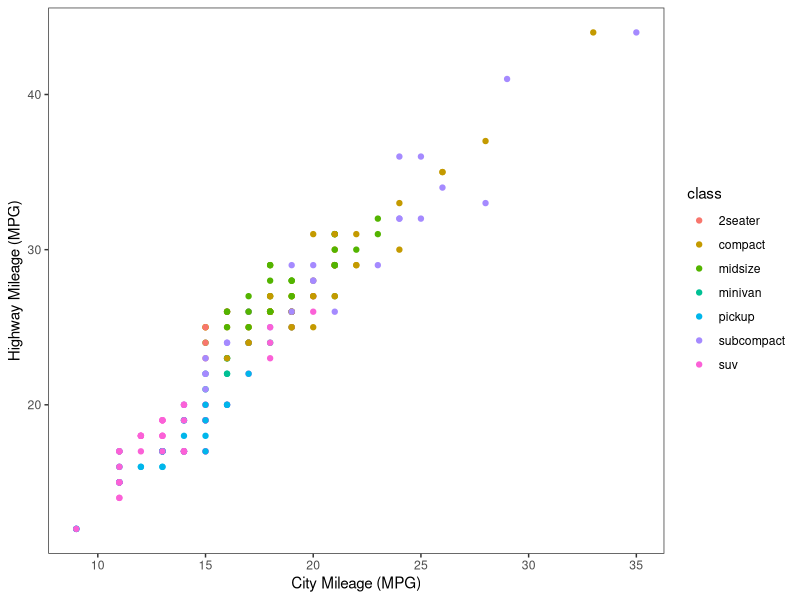
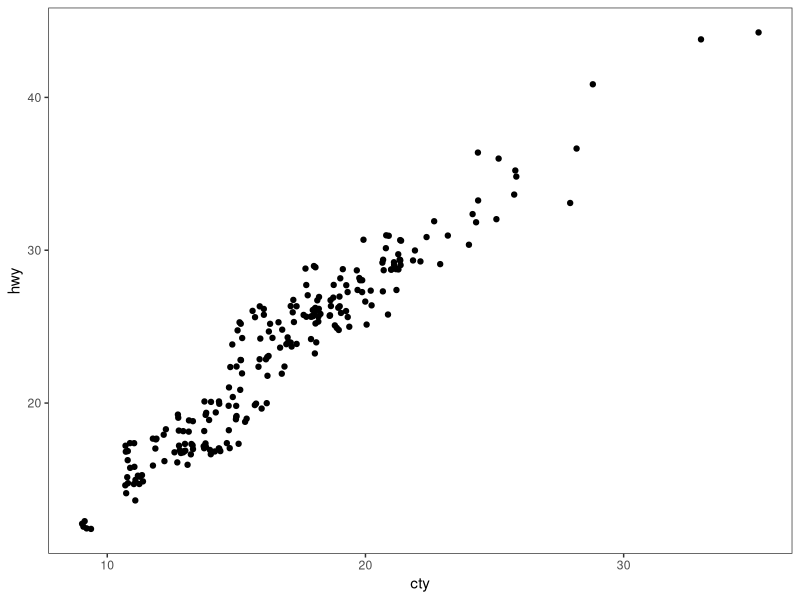
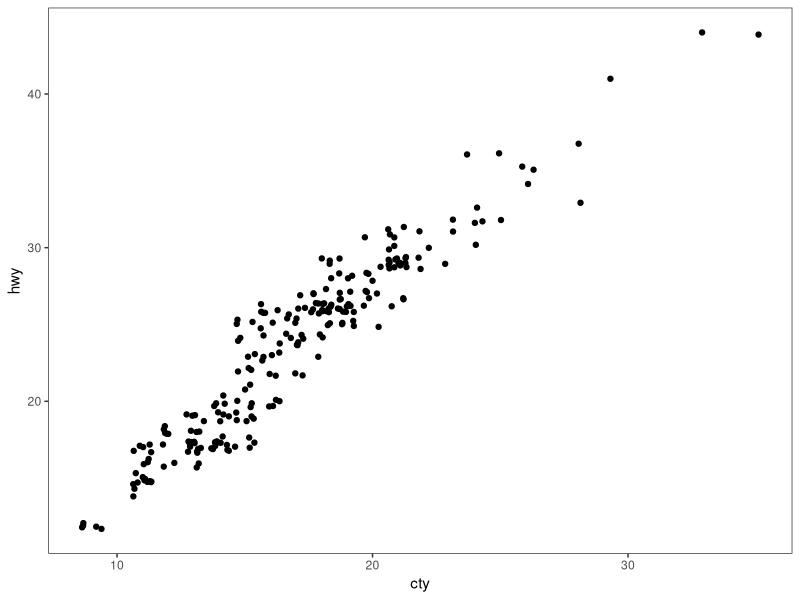
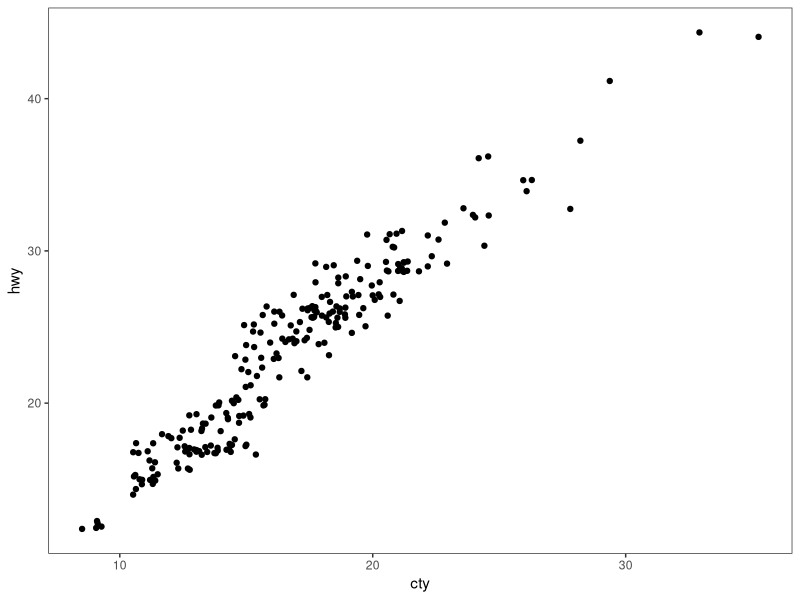
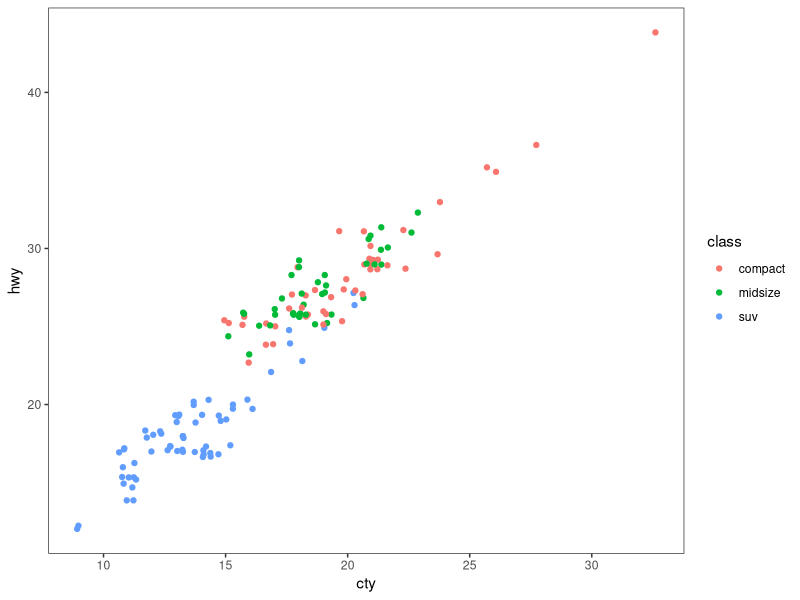
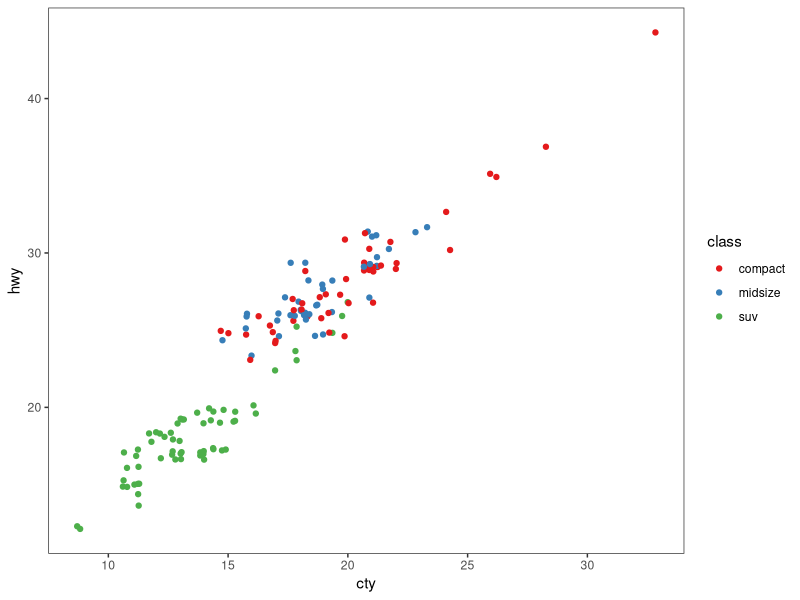
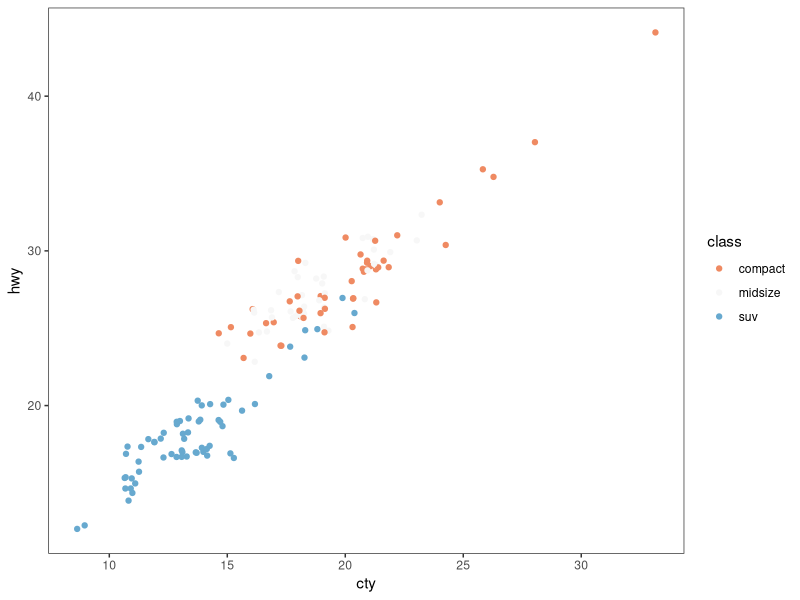
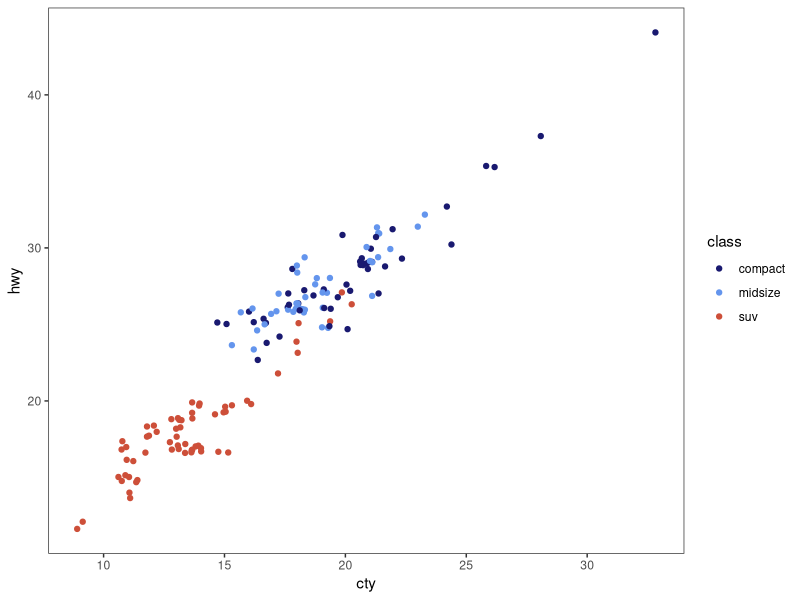

Recreate these plots in R, in order. (Note: this script raises an error after producing the figures.)
# ---------------------------------------------------------- #
#### MODULE 3: Plot even more data!                       ####               
# ---------------------------------------------------------- #

## OBJECTIVE:
# 1. To develop a "grammar of graphics".
# 2. To become comfortable using ggplot2 for exploratory data visualization.


# ---------------------------------------------------------- #
#### SET UP:                                              ####
# ---------------------------------------------------------- #
# REMINDER: In RStudio, open the Rproject for our course (UNCG_DataWrangling), 
# pull any changes from GitHub, and navigate to the branch you created for 
# yourself (just a single branch for the whole semester) in RStudio's Git tab.
# Open this week's assignment in this new branch to complete and submit on GitHub.
# Ideally, you'll commit your answers a bit at a time as you work through
# this assignment, rather than committing all at once at the end.

# Reminder of some helpful resources for graphing in R:
# ggplot Cookbook: http://www.cookbook-r.com/Graphs/
# Official ggplot2 Book: https://ggplot2-book.org/
# Themes in ggplot2: https://ggplot2-book.org/polishing.html#themes

# In ggplot2, aesthetic means “something you can see”. Each aesthetic is a
# mapping between a visual cue and a variable.
# Examples include:
# position (i.e., on the x and y axes)
# color (“outside” color)
# fill (“inside” color)
# shape (of points)
# line type
# size

# Each type of geometric object (geom) accepts only a subset of all aesthetics.
# Refer to the geom help pages to see what mappings each geom accepts. Aesthetic
# mappings are set with the aes() function.

# TASK: We will be using the ggplot2 package for graphing. Fortunately, ggplot2 
# is nested within the tidyverse package (along with many others).
# Start by writing code to load the tidyverse library.
# HINT: see the end of assignment #1 if you forgot how to load a package.
library(tidyverse)

# TASK: Write code below to set your theme to black and white and both your major
# AND minor gridlines to element_blank for all plots you'll be making today.
# HINT: Check back to last week's assignment section 1.9 for setting themes for
# all plots.
theme_set(theme_bw())
theme_update(panel.grid.major = element_blank(),
             panel.grid.minor = element_blank())

# ---------------------------------------------------------- #
#### 1.0 CORRELATION                                      ####
# ---------------------------------------------------------- #

# We learned how to make correlations last week, but it never hurts to get
# more practice! Let's start by using a data set built into ggplot2.
# The mpg dataset looks at the gas efficiency of different cars. Run the following
# code to load the data:
data(mpg, package = "ggplot2")

# TASK: Create a scatterplot (i.e., a dot plot) to relate city and highway mileage.
# Color the points by the class of car (class column) and label the x and y axis 
# to be more informative (City Mileage (MPG) vs Highway Mileage (MPG)).
# HINT: Refer back to last week's assignment or the ggplot help resources if you 
# forget how to make a scatterplot.

ggplot(mpg, aes(x= cty, y=hwy))+
       geom_point(aes(color = class))+
  xlab("City Mileage (MPG)") + 
  ylab("Highway Mileage (MPG)")


# Looks alright, but the graph may be hiding some information...
# QUESTION: How many data points are in the mpg dataframe?
# ANSWER: There are 234 observations of 11 variables

# QUESTION: Approximately how many dots are in the graph you just made? How does
# that compare to the number of observations in the dataframe?
# ANSWER: 78, it is one third of the number of observations in the data frame.


# Try another correlation-focused geom that addresses this problem by running
# the following code:
ggplot(data=mpg, aes(x=cty, y=hwy)) + 
  geom_jitter()


# QUESTION: What happened when you created the plot with geom_jitter?
# ANSWER: More data points popped up on the graph

# QUESTION: Run the code to create a plot using geom_jitter a second time. Then run it
# again and again. What happens each time? Why is this happening?
# ANSWER: A new graph is produced that looks similar, but slightly different from the previous graph. This is happening because the points are randomly spaced out in a small amount to prevent overlapping of data points.
ggplot(data=mpg, aes(x=cty, y=hwy)) + 
  geom_jitter()

# TASK: The default in geom_jitter is to jitter (or slightly move) the points away
# from each other in both the x and y directions. Check the help file for geom_jitter
# and write code below to make a graph where you jitter points in only the x-dimension
# by 0.5.

ggplot(data=mpg, aes(x=cty, y=hwy)) + 
  geom_jitter(width = .5)

# ---------------------------------------------------------- #
#### 1.1 DETOUR! COLORS, COLORS, COLORS                   ####
# ---------------------------------------------------------- #

# Our world is so colorful, and our graphs can be too! But we want to be mindful
# of our color choices to not only be beautiful, but also informative and accessible.

# TASK: Create a new dataframe that filters our mpg data down to only information
# for car classes compact, midsize, and suv using an %in% statement. Name your 
# new dataframe mpgSubset.
# HINT: Refer back to the Transform assignment if you want help with %in% (or 
# try googling!)

mpgSubset <- mpg %>% 
  filter(class %in% c("compact", "midsize", "suv"))
  


# ggplot has lots of nice (and some not so nice) built-in color palettes that we 
# can use to fill our bars with color. Try running the following code:
ggplot(data=mpgSubset, aes(x=cty, y=hwy, color=class)) +
  geom_jitter()

# The code above supplies us with ggplot's default color palette, which I find not
# so pleasing. Let's try to change this!

# We can add a statement specifying the scale of colors we would prefer. One way
# to do this is to use other pre-set palettes from ggplot. Run the code below to 
# ask ggplot to use the color brewer's palette called Set 1.
ggplot(data=mpgSubset, aes(x=cty, y=hwy, color=class)) +
  geom_jitter() +
  scale_color_brewer(palette="Set1")

# Alternatively, we could use the "RdBu" palette:
ggplot(data=mpgSubset, aes(x=cty, y=hwy, color=class)) +
  geom_jitter() +
  scale_color_brewer(palette="RdBu")

# QUESTION: Investigate the color brewer's range of palettes at this website: 
# https://r-graph-gallery.com/38-rcolorbrewers-palettes.html
# What do you notice about the colors chosen from each of the palettes that we
# used above? (i.e., does it use the first three colors in the palette? The last
# three? Some other combination?)
# ANSWER: For the Qualitative palette, it used the first 3 colors. In the Diverging Palettes the colors were chosen from the middle going outward.


# We could also pick out EXACTLY which colors we want for our figure. 
# There are 4 main ways to specify colors in R:
### by name
### by number
### by Hex code
### with the rgb() function

# By Name: R allows you to call more than 600 colors by name! Run the following
# code to see a list:
colors()

# We can put in the colors we chose for each variable by adding the 
# scale_color_manual() function to our plot. Try it out by running the following
# code:
ggplot(data=mpgSubset, aes(x=cty, y=hwy, color=class)) +
  geom_jitter() +
  scale_color_manual(values=c('midnightblue', 'cornflowerblue', 'tomato3'))


# You can also chose colors by number, which are assigned in R.

# TASK: Copy and paste the code to make our scatterplot and replace the color names
# with three numbers of your choice (between 1 and 657). How does your new figure look?
# HINT: remember to remove the quotation marks when calling numbers.

ggplot(data=mpgSubset, aes(x=cty, y=hwy, color=class)) +
  geom_jitter() +
  scale_color_manual(values=c(612, 2, 86))


# QUESTION: How do you think you could figure out which color name belongs to
# each color number?
# HINT: Try creating a dataframe from color() by passing it into the
# as.data.frame() function.
color <- as.data.frame(colors())
# ANSWER: They are in alphabetical order.

# You can also chose colors by Hex code. A Hex color code is a 6-symbol code made
# of up to three 2-symbol elements (6 symbols in length all together). Each of 
# the 2-symbol elements represents a color value in the Red-Green-Blue (RGB) color
# scale from 0 to 255. Hex codes are written with a # in front of them. Let's try
# out calling our colors using hex code.
ggplot(data=mpgSubset, aes(x=cty, y=hwy, color=class)) +
  geom_jitter() +
  scale_color_manual(values=c('#191970', '#6495ED', '#FF6347'))

# There are two great things about hex codes. First, you can call ANY color you 
# want with a hex code. That is, you're not limited to the 657 colors that are
# in ggplot. By specifying the color by hex code, you can pick literally anything!

# TASK: Google the search term "color picker". This should bring up google's color
# picker (in addition to a billion other color picking websites). Use this color
# picker to generate the hex codes for three new colors of your choice. Then copy
# and paste the above code, replacing the hex codes with your color choices.

ggplot(data=mpgSubset, aes(x=cty, y=hwy, color=class)) +
  geom_jitter() +
  scale_color_manual(values=c('#b7ebc5', '#ddb7eb', '#84a7bd'))

# The second great thing about hex codes is that you can control the transparency
# of your colors. Transparency is set in a hex code by adding two extra symbols
# to the end, which together make up the "alpha" element. Adding 00 to the end 
# of your hex code will make your color completely transparent, while adding FF 
# to the end will make it completely opaque. Any number/letters in-between will 
# result in partial transparency. You can find a complete list of transparencies
# between 0-100% here: https://gist.github.com/lopspower/03fb1cc0ac9f32ef38f4

# TASK: Try out transparency by copying and pasting your graph code below and
# adding the alpha element to the end of each of your hex codes to make your
# first color 0% transparent, your second color 50% transparent, and your third
# color 100% transparent.
ggplot(data=mpgSubset, aes(x=cty, y=hwy, color=class)) +
  geom_jitter() +
  scale_color_manual(values=c('#b7ebc5FF', '#ddb7eb50', '#84a7bd00'))

# QUESTION: What happened to the point that you set to 100% transparent?
# ANSWER: It is no longer visible in the graph

# Finally, we can set our colors using the rgb() function. This operates very
# similarly to the hex code, where you can pick exactly the color and transparency
# you want. Try it out by running the following code:
ggplot(data=mpgSubset, aes(x=cty, y=hwy, color=class)) +
  geom_jitter() +
  scale_color_manual(values=c(rgb(.10, .10, .44, 0.5), rgb(.39, .58, .93, 0.5), rgb(1.0, .39, .28, 0.5)))

# TASK: Modify the above code to make all of your points 50% transparent.

# There are so many inventive and artistic people in the world who have expanded
# the offerings for colors in ggplot. Check out some notable ones listed below
# when choosing colors for this assignment.
### Color-blind friendly palettes: https://github.com/JLSteenwyk/ggpubfigs
### Color palettes from vintage National Parks posters: https://github.com/katiejolly/nationalparkcolors
### Color palettes based on Wes Anderson movies: https://github.com/karthik/wesanderson
### Color palettes from famous Dutch paintings: https://github.com/EdwinTh/dutchmasters


# ---------------------------------------------------------- #
#### 1.2 DETOUR! LEGENDS                                  ####
# ---------------------------------------------------------- #

# When you specify colors in your ggplot code, R throws in a bonus legend for free!
# However, this legend is often not as clear or visually appealing as we might 
# prefer. But as with all geometric objects in ggplot, legends can be easily altered.

# Run the following code to create a scatter plot. Feel free to modify the colors
# as you prefer!
ggplot(data=mpgSubset, aes(x=cty, y=hwy, color=class)) +
  geom_jitter()

# QUESTION: Where did ggplot get the legend title and values from?
# ASNWER: From the color = class

# We could change the title and values in our legend by altering the dataframe
# we are passing into ggplot. But that seems a bit drastic. Instead, we can 
# lean on the same code that specifies our color picks to alter the legend text.
# Try it out by running the following code:
ggplot(data=mpgSubset, aes(x=cty, y=hwy, color=class)) + #create a plot from mpgSubset dataframe, make the x axis the values from cty, and the y axis the values from hwy, distinguish the class of car by color
  geom_jitter() + #prevent overlapping of points
  scale_color_manual(values=c('#FCBA03', '#380754', '#496916'), #choose hex values
                     name='Class of Car', #legend text
                     breaks=c('suv', 'midsize', 'compact'), #original labels
                     labels=c('SUV', 'Midsize', 'Compact')) #new labels


# TASK: Label each line of the code above with what it is doing.
# HINT: Check the scale_color_manual help file or ggplot Cookbook for more info.


# IMPORTANT: It is important to pay attention to the order you provide ggplot with 
# your color choices and legend labels! Try running the following code:
ggplot(data=mpgSubset, aes(x=cty, y=hwy, color=class)) + 
  geom_jitter() + 
  scale_color_manual(values=c('#FCBA03', '#380754', '#496916'), 
                     name='Class of Car', 
                     breaks=c('suv', 'midsize', 'compact'), 
                     labels=c('Compact', 'SUV', 'Midsize')) 


# QUESTION: What is wrong with the code above? Why is it so important to be
# careful with the order you pass information into ggplot?
# ANSWER: Now the legend is saying that the wrong colors represent the wrong class of car.

# While changing the legend text and factor order takes place in the scale_color_manual
# step, moving the legend around on the graph page is part of the graph theme. We
# can try this out using the code below:
ggplot(data=mpgSubset, aes(x=cty, y=hwy, color=class)) + 
  geom_jitter() + 
  theme(legend.position='bottom')


# TASK: Modify the code above to have the legend display along the bottom of
# the figure.


# We can also have the legend located within the area of the graph itself! We can 
# do this by specifying the coordinates for where the legend should go within the
# graph axes. First we set the legend position and then we set the anchoring 
# position by justifying the legend.
### bottom left: 0,0
### bottom right: 1,0
### top left: 0,1
### top right: 1,1

# Try it out by running the following code:
ggplot(data=mpgSubset, aes(x=cty, y=hwy, color=class)) + 
  geom_jitter() + 
  theme(legend.position=c(1,0), legend.justification=c(1,0))

# QUESTION: What happens if you don't include the code for legend justification
# above?
# ANSWER: The legend is cut off


# TASK: Copy and paste the code from above. Modify it to place the legend in the
# upper left part of the graph.
ggplot(data=mpgSubset, aes(x=cty, y=hwy, color=class)) + 
  geom_jitter() + 
  theme(legend.position=c(0,1), legend.justification=c(0,1))

# Finally, we might want to remove the legend altogether! We would do so by
# modifying the theme as well. 

# TASK: Check the ggplot cookbook to find the legends section. Read what it says 
# about removing the legend. Then copy and paste the graph code from above. Modify
# the code to remove the legend.
ggplot(data=mpgSubset, aes(x=cty, y=hwy, color=class)) + 
  geom_jitter() + 
  theme(legend.position=c("none"))

# ---------------------------------------------------------- #
#### 2.0 DEVIATION                                        ####
# ---------------------------------------------------------- #

# Used to compare variation in values between small number of items (or categories) 
# with respect to a fixed reference.

# Whether the graphical type is a deviation graph or a composition graph (or a 
# ranking graph) may depend on the underlying data structure.

# We used geom_bar() last week with factor data to create a bar graph. But
# geom_bar() is a bit tricky because it can make EITHER a bar graph or a histogram
# depending on the data you give it. The default of geom_bar() is to set stat to 
# count so if you give it just a continuous x value, it will make a histogram. Try
# it with the following code:
ggplot(data=mpg, aes(x=hwy)) + 
  geom_bar()

# In order to have the geom create bars and not a histogram, you must:
# 1) Set stat = identity
# 2) Provide both an x and a y inside the aes(), where x is either a character 
# or factor and y is numeric.

# TASK: Create a dataframe of summary statistics for the mpg data, calculating the
# mean, standard deviation, and standard error for highway mpg grouping by class.
# Name the resulting dataframe highwayMPG and your new variables hwy_mean, hwy_sd,
# and hwy_se.
# HINT: Look back at the Transform assignment if you forget how to summarize the
# data. Also recall, standard error = 1.96*standard deviation.
highwayMPG <- mpg %>% 
  group_by(class) %>% 
  summarize(hwy_mean = mean(hwy),
                   hwy_sd = sd(hwy)) %>% 
              mutate(hwy_se = hwy_sd*1.96) %>%
              ungroup()

# TASK: Create a bar graph showing the average highway MPG on the y-axis and 
# car class on the x-axis. Fill the bars by class. Add in error bar caps that are 20%
# the width pf the bars.
# HINT: Don't forget to change stat from the default in your geom_bar() statement!
ggplot(highwayMPG, aes(x = class, y = hwy_mean, fill = class)) + 
  geom_bar(stat='identity') +
  geom_errorbar(aes(ymin=hwy_mean-hwy_se, 
                  ymax=hwy_mean+hwy_se,
                  width=0.2))

# ---------------------------------------------------------- #
#### 2.1 DETOUR! COLORS AND LEGENDS, AGAIN                ####
# ---------------------------------------------------------- #

# Recall that some geometric elements require fills instead of (or sometimes in
# addition to) colors.

# TASK: Create a bar graph with the mpg summary stats with the following parameters:
# (1) Black bar outline
# (2) Bars filled with the color brewer palette "Dark2" using the scale_fill_manual
#     statement
# (3) No legend
# (4) Informative x- and y-axis labels. 

ggplot(data=highwayMPG, aes(x=class, y=hwy_mean, fill=class)) +
  geom_bar(stat = "identity",
           color = "black") +
  scale_fill_brewer(palette = "Dark2")+
  theme(legend.position=c("none"))+
  xlab("Class of Car")+
  ylab("Average Highway MPG")

# HINT: Carefully consider whether your color and/or fill should go within an aes() 
# statement, the scale_fill_manual or scale_color_manual statements, or neither.
# If in doubt, try a bunch of ways until it looks how we want it. And consult 
# your helpful ggplot resources on the web.


# ---------------------------------------------------------- #
#### 2.2 DETOUR! AXIS MODIFICATIONS                       ####
# ---------------------------------------------------------- #

# Run the following code, feeling free to modify colors as you prefer:
ggplot(data=highwayMPG, aes(x=class, y=hwy_mean, fill=class)) +
  geom_bar(stat='identity') 

# QUESTION: Where is ggplot getting the x-axis tick labels from?


# Often our tick labels are not the best. We can modify them to be more informative
# or visually appealing by directly modifying the dataframe, but again this feels
# a bit extreme. Instead, we can directly modify the scale of the axis. For axes
# that deal with categories, we are setting the discrete scale. Try it out by
# running the following code:
ggplot(data=highwayMPG, aes(x=class, y=hwy_mean, fill=class)) +
  geom_bar(stat='identity') +
  scale_x_discrete(labels=c('sport', 'compact', 'midsize', 'minivan', 'pickup', 'subcompact', 'SUV'))

# We can also change the scale of the continuous axes, including how large they are
# and where the tick marks fall as follows:
ggplot(data=highwayMPG, aes(x=class, y=hwy_mean, fill=class)) +
  geom_bar(stat='identity') +
  scale_y_continuous(breaks=seq(0, 50, 10)) +
  coord_cartesian(ylim=c(0,50))

# QUESTION: Try running the code above without the coord_cartesian() statement. 
# What is surprising about the resulting graph? Based on this result, what do you
# think the coord_cartesian() statement does?


# We can also add a statement into the scale discrete or continuous statements
# to name our axes, rather than putting in a whole separate step of xlab() or ylab().
# Try it out with the following code:
ggplot(data=highwayMPG, aes(x=class, y=hwy_mean, fill=class)) +
  geom_bar(stat='identity') +
  scale_x_discrete(name='Class of Car') +
  scale_y_continuous(name='Mean Highway MPG')


# Finally, we can flip our axes easily in ggplot as follows:
ggplot(data=highwayMPG, aes(x=class, y=hwy_mean, fill=class)) +
  geom_bar(stat='identity') +
  coord_flip()


# TASK: Let's put it all together. Make a graph of the mpg summary stats with the
# following specifications:
# (1) color by class of car using a color scheme of your choice (not the default)
# (2) plot the class of car on the x-axis and the highway MPG on the y axis
# (3) include better names for the x- and y-axis titles
# (4) include better names for the car classes
# (5) set the scale of the highway mpg to run from 0 to 30 with breaks every 5 
# (6) flip your axes
# (7) remove the legend


# ---------------------------------------------------------- #
#### 3.0 RANKING                                          ####
# ---------------------------------------------------------- #
# Used to compare the position or performance of multiple items with respect to 
# each other. Actual values matters somewhat less than the ranking.

# TASK: Create a dataframe of summary statistics for the mpg data, calculating the
# mean, standard deviation, and standard error for CITY mpg grouping by class.
# Name the resulting dataframe cityMPG and your new variables city_mean, city_sd,
# and city_se.
# HINT: Look back at the Transform assignment if you forget how to summarize the
# data. Also, standard error = 1.96*standard deviation.


# Now we want to plot our data in order from smallest to largest city MPG to get
# a ranking. To do so, we need to use the reorder() function to rearrange the data
# going into our x-axis.
ggplot(cityMPG, aes(x=reorder(class, city_mean), y=city_mean)) + 
  geom_bar(stat="identity")

# TASK: Recreate the above ranking figure to include the following:
# (1) class of car on the x-axis with informative axis and tick labels
# (2) MPG ordered from highest to lowest (hint: try google if you're unsure)
# (3) bars with dary grey outlines and filled by class with your favorite color scheme
# (4) error bars with end caps 30% the width of the bars
# (5) y-axis from 0 to 30 with tick marks every 5
# (6) no legend.


# ---------------------------------------------------------- #
#### 4.0 DISTRIBUTION                                     ####
# ---------------------------------------------------------- #
# When you have lots and lots of data points and want to study where and how the
# data points are distributed.

# Histograms can be accomplished with either geom_bar() or geom_histogram()
ggplot(mpg, aes(hwy)) + 
  geom_histogram()

# TASK: Recreate the graph above, but using geom_bar() instead


# TASK: Try making a histogram with the categorical variable 'manufacturer'.
# What error message do you get?


# QUESTION: What happens when you follow the advice of the error message and 
# make stat='count'?
ggplot(mpg, aes(manufacturer)) + 
  geom_histogram(stat="count")


# TASK: Make a boxplot comparing the distribution of cty (city mileage) for
# each class of car.
# HINT: Look back to last week if you forget how to make a boxplot.


# We can also make a different type of distribution, a violin plot using the 
# geom_violin statement as follows:
ggplot(mpg, aes(x=class, y=cty)) + 
  geom_violin()

# QUESTION: What does a violin plot show? Check google if you're unsure.


# ---------------------------------------------------------- #
#### 5.0 COMPOSITION                                      ####
# ---------------------------------------------------------- #
# Bar charts and pie charts are classic ways of showing composition of a dataset.

# TASK: Let's get some data for this task by determining the number of cars from 
# each car manufacturer in our mpg dataframe. We can do this as follows:
manufacturerFreq <- mpg %>% 
  group_by(manufacturer) %>% 
  summarize(frequency=length(manufacturer)) %>% 
  ungroup()

# TASK: Make a bar graph of the number of cars (frequency) by manufacturer using
# the dataframe we created above.


# We can switch the bar chart you created above into a pie chart simply by changing
# the coordinate system through a series of steps as follows:

ggplot(manufacturerFreq, aes(x=manufacturer, y=frequency)) +
  geom_bar(stat="identity") +
  coord_polar()

ggplot(manufacturerFreq, aes(x=manufacturer, y=frequency, fill=manufacturer)) +
  geom_bar(stat="identity") +
  coord_polar()

ggplot(manufacturerFreq, aes(x="", y=frequency, fill=manufacturer)) +
  geom_bar(stat="identity", width=1) +
  coord_polar()

ggplot(manufacturerFreq, aes(x="", y=frequency, fill=manufacturer)) +
  geom_bar(stat="identity", width=1) +
  coord_polar(theta="y")

ggplot(manufacturerFreq, aes(x="", y=frequency, fill=manufacturer)) +
  geom_bar(stat="identity", width=1) +
  coord_polar(theta="y", start=0) +
  theme_void() +
  theme(legend.title = element_text(size = 12.5), 
        legend.text  = element_text(size = 8.5),
        legend.key.size = unit(.75, "lines"))

# TASK: Annotate the code below to describe what each line does:
ggplot(manufacturerFreq, aes(x="", y=frequency, fill=manufacturer)) +
  geom_bar(stat="identity", width=1) +
  coord_polar(theta="y", start=0) +
  theme_void() +
  theme(legend.title = element_text(size = 12.5), 
        legend.text  = element_text(size = 8.5),
        legend.key.size = unit(.75, "lines"))


# ---------------------------------------------------------- #
#### 6.0 CHANGE                                           ####
# ---------------------------------------------------------- #

# Time series are often best visualized with line graphs. Let's try this out
# with some new data:
data("economics")

# TASK: Use the economics dataset to plot the number of people who are unemployed
# over time (unemploy vs date). Make a scatterplot, then connect the points with 
# lines using geom_line().
# HINT: use ?economics to get more information about this dataset.




# ---------------------------------------------------------- #
#### GROUPS AND MAPS                                      ####
# ---------------------------------------------------------- #

# Let's save these for group project options, this assignment is really long!









# REMEMBER: Save and push your script when you're done with this assignment!
